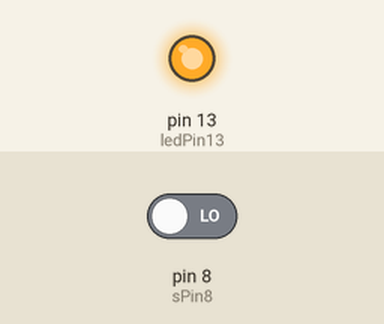
Recording of a sketch running on a simulated Arduino Uno, built with avr-gcc and run on an emulated ATmega328P. Shown: output pins drawn as LEDs (lit = HIGH). The inputs (shaded band) are chosen by the test bench; at power-on: pin 8 (sPin8) LOW.

Above: at 1.2 s.
1.3 s: pin 8 (sPin8) driven HIGH
At 2.4 s:
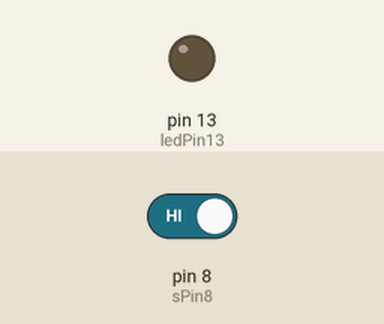
Timing chart, 0 to 4.3 s (numbered marks = the images above; inputs shaded):
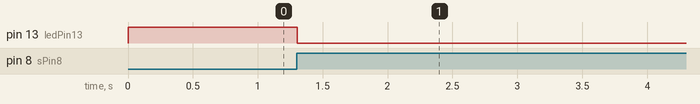

Measured:
- after the input at 1.3 s, pin 13 (ledPin13): HIGH → LOW at once

The sketch:

sketch_dec06a.ino
```cpp
int ledPin13 = 13;
int sPin8 = 8;
boolean lastPress = LOW;
boolean currentState = LOW;
boolean ledOn = true;

void setup() {
  pinMode(ledPin13, OUTPUT);
  pinMode(sPin8, INPUT);

}

boolean deb(boolean last)
{
  boolean current = digitalRead(sPin8);
  if(last != current)
  {
    delay(5);
    current = digitalRead(sPin8);
  }

  return current;
}


void loop() {

  currentState = deb(lastPress);
    if (lastPress == LOW && currentState == HIGH)
    {
      ledOn = !ledOn;
    }
    lastPress = currentState;

    digitalWrite(ledPin13, ledOn);

}
```
